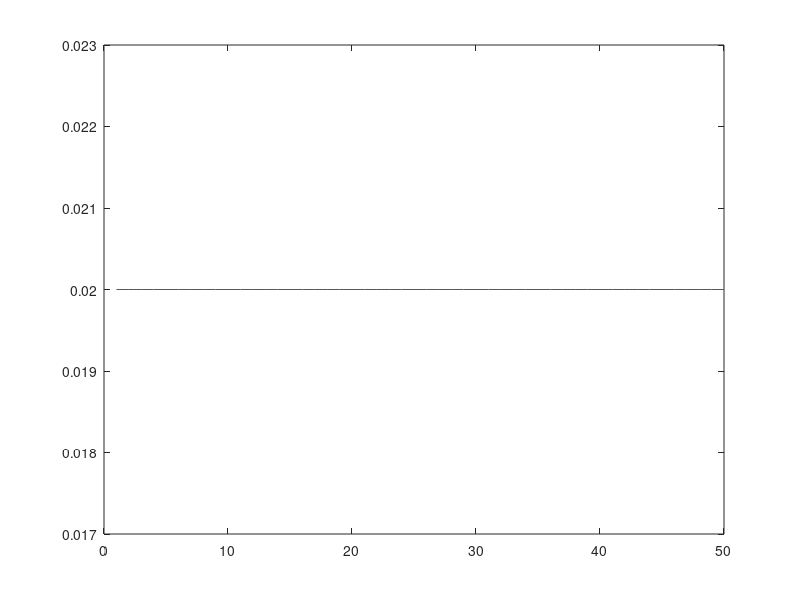

The MATLAB script that drew this image:
%monovalent atom chain eigenstates plot with PBC
E = 10;
t = 1;
n = 50;%number of atoms in the chain
d = zeros(1, n);%this vector will be used by toeplitz
d(2) = 1;
d(n) = 1;
m1 = toeplitz(d);
m2 = eye(n);
m = kron(m1, t) + kron(m2, E);


[V, D] = eig(m);%D is an diagonal matrix with eigen values of m arranged in increasing order 
                %V is a matrix with columns as eigen vectors corresponding
                %to the eigen values; eg col-1 of corresponds to the first
                %eigen value i.e,D(1,1)

plot(V(:,1).^2);
%V(:,1) - for lowest energy level
%V(:,n/2) - highest occupied energy level
%V(:,n/2 + 1) - lowest unoccupied energy level
